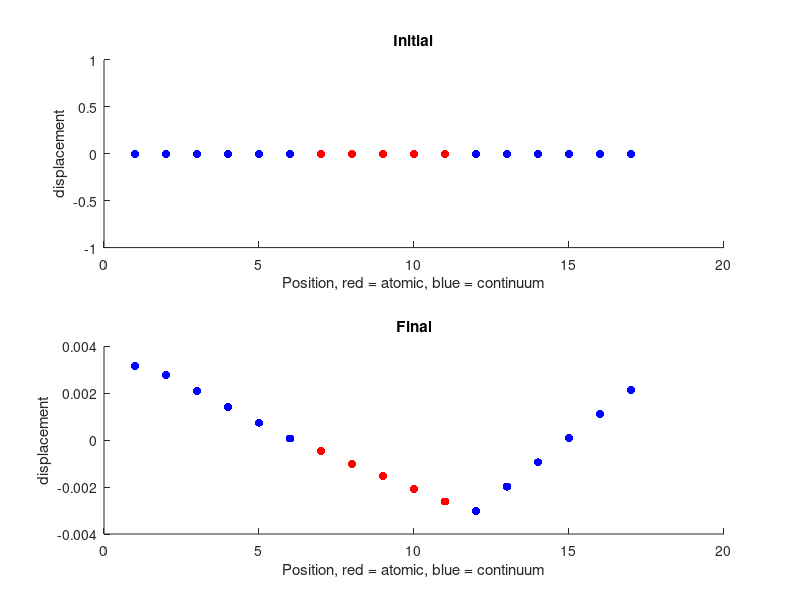

Reproduce this figure in MATLAB. (Note: this script raises an error after producing the figure.)

pot = @(x,y) (1./(x-y).^(12)) - (2./( x-y).^6); % Lennard Jones Potential
dpot = @(x,y) (12 ./ (x-y).^7 - 12 ./ ( x-y).^13); % first derivative
d2pot = @(x,y) (-84 ./ (x-y).^8 + 156 ./ ( x-y).^14); % 2nd derivative

%dpot = @(x,y) 2*(x-y);     % simple potentials for debugging
%d2pot  = @(x,y) repmat(2,length(x),1);
%d2_pot = 2;

% Make a model via randomly choosing starting  positions for 5 atomistic
% and 12 continuum repatoms. No Coarseness in contin. region
% Indexing: Continuum = \{1,2,3,4,5,6\} \cup \{ 12,13,14,15,16,17\} and
% Atomistic = \{ 7,8,9,10,11\}
%  orginal positions given by the zero vector. 

%u = -0.005 + (0.01).*rand(17,1);
% positions = VECTORofPOSITIONS
u = zeros(17,1);
%u(6) = 0.001;
%u(10)= -0.01;


f=zeros(17,1);
% add forcing on atoms to see deformation over time.
f(1) = 0.1 ; f(2) = 0.02; f(6) = -0.01; f(11) = -0.01 ; f(12) = -0.1;
ind = (1:17)';
colors = [repmat([0,0,1],6,1) ; repmat([1,0,0],5,1) ; repmat([0,0,1],6,1)];
subplot(2,1,1)
scatter(ind,u,[], colors,'filled')
title('Initial')
ylabel('displacement')
xlabel('Position, red = atomic, blue = continuum')
hold on
%Solve for zero external forcing, i.e., d/dx_i ( E) = 0 for each ith
%position, and energy at that position. 


%solve for the positions such that forces =0 using Newtons's Method
indp = circshift(ind, -1);
indpp = circshift(ind, -2);

indm = circshift(ind, 1);
indmm = circshift(ind, 2);

% Indicator functions for atomistic and continuum regions
Xa = diag([zeros(6,1);ones(5,1);zeros(6,1)]);

Xc = eye(17,17) - Xa;
P = eye(17,17) - 1/17 * ones(17,17);

% Gradients and Hessians for the system
Grad = @(u) P*Xa * ( - dpot(1+u(indp,:), u(ind,:)) + dpot(1+u(ind,:), u(indm,:)) ...
     - dpot(2+u(indpp,:), u(ind,:)) + dpot(2+u(ind,:), u(indmm,:)) ) ...
     + P*Xc * ( - dpot(1+u(indp,:), u(ind,:)) + dpot(1+u(ind,:), u(indm,:)) ...
     - 2*dpot(2+2*u(indp,:), 2*u(ind,:)) + 2*dpot(2+2*u(ind,:), 2*u(indm,:)) );
  
atmH = @(u) circshift(diag(-d2pot(2+u(ind,:), u(indmm,:))),-2,2) + ...
            circshift(diag(-d2pot(1+u(ind,:), u(indm,:))),-1,2) + ...
            diag(d2pot(1+u(indp,:), u(ind,:)) + d2pot(2+u(indpp,:), u(ind,:)) ...
               + d2pot(1+u(ind,:), u(indm,:)) + d2pot(2+u(ind,:), u(indmm,:))) ...
          + circshift(diag(-d2pot(1+u(indp,:), u(ind,:))),1,2) ...
          + circshift(diag(-d2pot(2+u(indpp,:), u(ind,:))),2,2);
contH = @(u)  circshift(diag(-d2pot(1+u(indp,:), u(ind,:)) ...
                           -4*d2pot(2+2*u(indp,:), 2*u(ind,:))),1,2) ...
               + diag(d2pot(1+u(indp,:), u(ind,:)) + 4*d2pot(2+2*u(indp,:), 2*u(ind,:)) ...
                    + d2pot(1+u(ind,:), u(indm,:)) + 4*d2pot(2+2*u(ind,:), 2*u(indm,:))) ...
               + circshift(diag(-d2pot(1+u(ind,:), u(indm,:)) ...
                           -4*d2pot(2+2*u(ind,:), 2*u(indm,:))),-1,2);     
H = @(u) P*(Xa * atmH(u) + Xc * contH(u));

delta = 1e-6;
fdH = @(u) (Grad(u*ones(1,17) + delta*eye(17,17)) ...
    - Grad(u*ones(1,17)-  delta*eye(17,17)) )/ (2*delta);

% Newton's Solver
 N = 100; 
for i = 1:N
    % Iteration stepL xn+1 = xn -f(xn)/f'(xn)
   u(:,i+1) = u(:,i) - (H(u(:,i)) + ones(17,17))\(Grad(u(:,i))-f);
    
      
end

% Plotter
subplot(2,1,2)
scatter(ind,u(:,end),[], colors,'filled')
title('Final')
ylabel('displacement')
xlabel('Position, red = atomic, blue = continuum')
suptitle({'Deformation from u(6)  = 0.001, u(10) = -0.01 with forcing'; 'f(1) =0.1, f(2) = 0.02, f(6) = -0.1, f(11) = -0.01, f(12) = -0.01'})
hold off



# Atomic_Continuum_modellling
